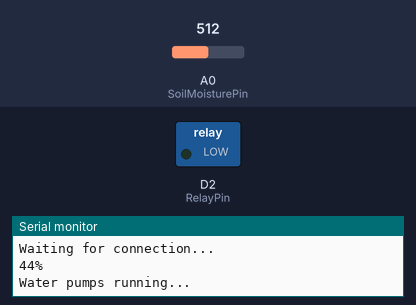
Recording of a sketch running on a simulated ESP8266 (NodeMCU). Parts: switched loads named in the sketch (green lamp = pin HIGH), the last lines printed to the serial monitor. The test bench sets the inputs (shaded band); at power-on: A0 (SoilMoisturePin) = 512. WiFi joins after 1.5 s; servers stay silent unless stated; uploads are accepted with an empty reply.

Above: at 3.7 s.
At 35.6 s:
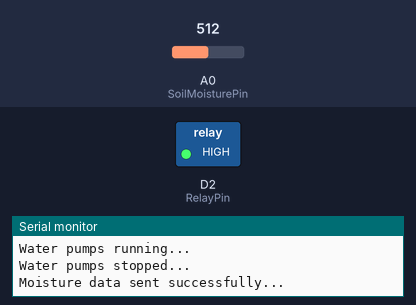
Timing chart, 0 to 84.8 s (numbered marks = the images above):
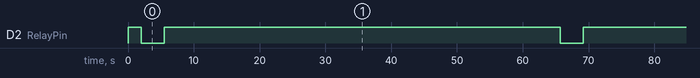

Measured:
- by itself, D2 (RelayPin): alternates HIGH for 60.2 s and LOW for 3.5 s

The sketch:

sketch_aug23c.ino
```cpp
#include <ESP8266HTTPClient.h>
#include <ESP8266WiFi.h>

const int AirValue = 640; // you might need to calibrate this number, instruction is down below
const int WaterValue = 353; // you might need to calibrate this number, instruction is down below
const int DrySoilMoisturePercentage = 50;
const int SoilMoisturePin = A0;
const int RelayPin = D2;
int soilMoistureValue = 0;
int soilmoisturepercent = 0;
int plantJustWatered = 0;

void setup() {
  Serial.begin(115200);
  WiFi.begin("Wi-Fi name", "Wi-Fi password");
  pinMode(SoilMoisturePin, INPUT);
  pinMode(RelayPin, OUTPUT);
  digitalWrite(RelayPin, HIGH);
  while (WiFi.status() != WL_CONNECTED) {
    delay(1000);
    Serial.println("Waiting for connection...");
  }
}

void loop() {
  soilMoistureValue = analogRead(SoilMoisturePin);
  soilmoisturepercent = map(soilMoistureValue, AirValue, WaterValue, 0, 100);
  Serial.print(soilmoisturepercent);
  Serial.println("%");
  plantJustWatered = 0;
  if (soilmoisturepercent <= DrySoilMoisturePercentage) {
    Serial.println("Water pumps running...");
    digitalWrite(RelayPin, LOW);
    delay(3500);
    plantJustWatered = 1;
  }
  Serial.println("Water pumps stopped...");
  digitalWrite(RelayPin, HIGH);
  if (WiFi.status() == WL_CONNECTED) {
    HTTPClient http;
    // get the Azure Functions url by following this doc, https://docs.microsoft.com/azure/azure-functions/functions-create-first-azure-function#test-the-function
    http.begin("http://iotc-fnce72a5dmyl4xs.azurewebsites.net/api/IoTCIntegration?code=1v//IKFDfdJKOdfdsoMKlkpJNOfdoOrpIWuystxtBHJUds==");
    http.addHeader("Content-Type", "application/json");
    // you can get your deviceId by going over this doc, https://docs.microsoft.com/azure/iot-central/core/concepts-get-connected#connect-a-single-device
    String moistureData = "{\"device\": {\"deviceId\": \"1wc1sdkminp\"},\"measurements\": {\"MoisturePercentage\": \"" + String(soilmoisturepercent) + "\", \"PlantJustWatered\": \"" + String(plantJustWatered) + "\"}}";
    int httpCode = http.POST(moistureData);
    if (httpCode == 200) {
      Serial.println("Moisture data sent successfully...");
    } else {
      Serial.println("Moisture data failed to send...");
    }
    http.end();
  }
  delay(60000);
}
```
